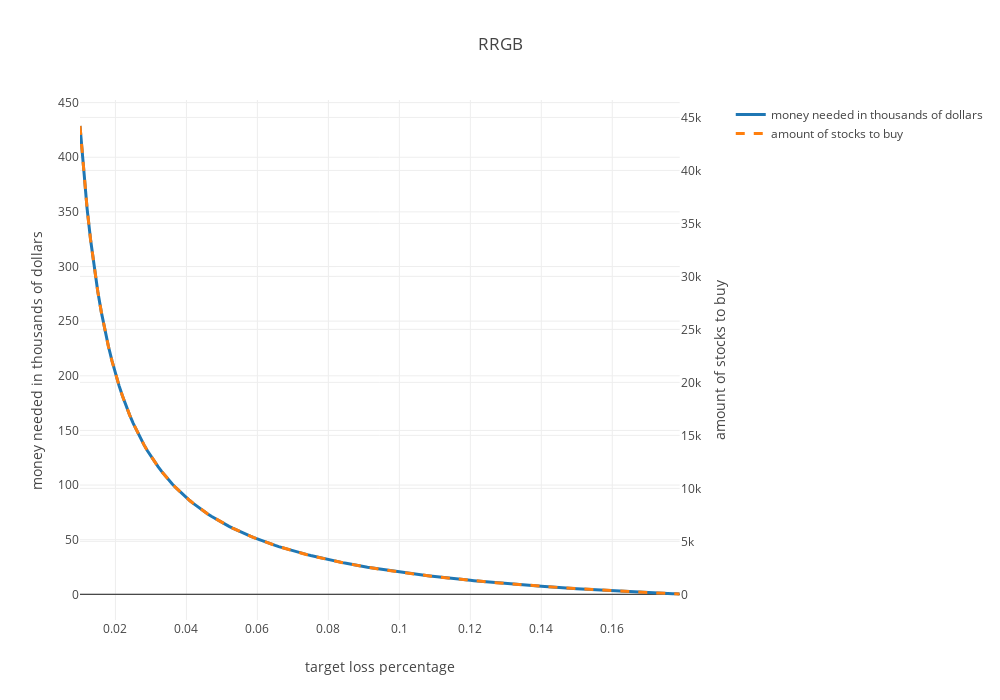

Notebook code for this chart:
### Code cell
stock_name = "RRGB"
cost_per_share = 11.85
stock_amount_in_hand = 2110
market_price_per_share = 9.70

u.plot_amount_to_buy_to_lower_cost(cost_per_share, stock_amount_in_hand, market_price_per_share, stock_name)

### Figure 1 — Plotly figure (JSON) as saved in the notebook; plotly's stock layout.template omitted (floating-point values rounded to 4 significant figures; data arrays with more than 128 entries replaced by an {"elided": "..."} marker saying what was removed)
{"data": [{"line": {"width": 3}, "name": "money needed in thousands of dollars", "type": "scatter", "uid": "259e2e33-6621-4612-8efe-7b08bd77b168", "x": {"elided": "170 float values"}, "xaxis": "x", "y": {"elided": "170 float values"}, "yaxis": "y"}, {"line": {"dash": "dash", "width": 3}, "name": "amount of stocks to buy", "type": "scatter", "uid": "0e8fb728-cc2e-4ab1-8792-3b745e88ac35", "x": {"elided": "170 float values"}, "xaxis": "x", "y": {"elided": "170 int values"}, "yaxis": "y2"}], "layout": {"autosize": false, "height": 700, "title": {"text": "RRGB"}, "width": 1000, "xaxis": {"anchor": "y", "domain": [0, 0.94], "title": {"text": "target loss percentage"}}, "yaxis": {"anchor": "x", "domain": [0, 1], "title": {"text": "money needed in thousands of dollars"}}, "yaxis2": {"anchor": "x", "overlaying": "y", "side": "right", "title": {"text": "amount of stocks to buy"}}}}
